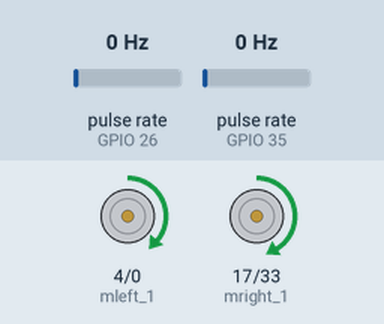
This sketch was run on a simulated ESP32. Parts: motor-driver pin pairs drawn as motors (green arrow = first pin HIGH = forward, orange = second pin HIGH = backward, longer = more drive). Wiring (inferred from the names in the program): 2 × pulse sensor: data GPIO 26 / data GPIO 35. The test bench sets the inputs (shaded band); at power-on: pulse rate (sensors on GPIO 35, GPIO 26) 0 Hz.

Above: at 1.25 s.
1.3 s: pulse rate (sensor on GPIO 35) set to 150 Hz
At 2.95 s:
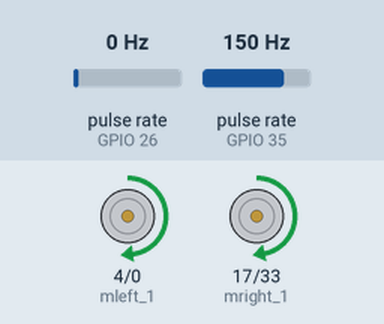
4.3 s: pulse rate (sensor on GPIO 26) set to 196 Hz
At 10.0 s:
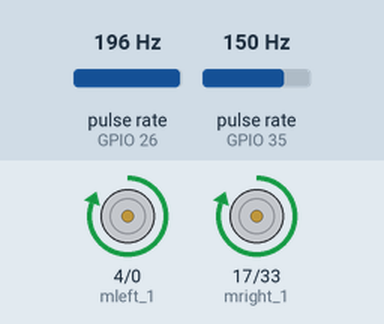
Timing chart, 0 to 11.5 s (numbered marks = the images above; inputs shaded):
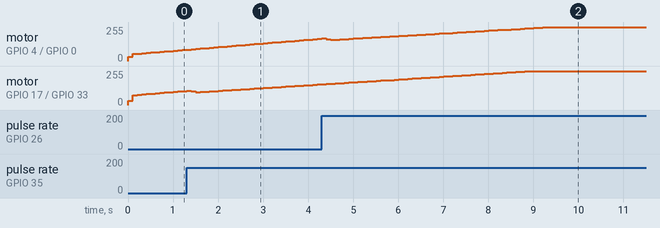

The sketch:

forward_only.ino
```cpp
#include <AutoPID.h>

// Encoder pins for left and right motors
#define ENC_PIN_LEFT 26
#define ENC_PIN_RIGHT 35

// Motor control pins for left motor
#define mleft_1 4
#define mleft_2 0

// Motor control pins for right motor
#define mright_1 17
#define mright_2 33

// PWM parameters
#define PWM_FREQ 1000     // PWM frequency
#define PWM_PRECISION 12   // PWM resolution in bits
#define PWM_MAX 4095       // Maximum PWM value
#define CHN_LEFT1 0        // PWM channel for left motor
#define CHN_RIGHT1 1       // PWM channel for right motor
#define CHN_LEFT2 3
#define CHN_RIGHT2 4
#define OUTPUT_MIN 0
#define OUTPUT_MAX 4095
#define KP 1.196
#define KI 0.6305
#define KD 0.4436
#define KPr 1.688
#define KIr 0.6222
#define KDr 0.2539

// Variables for encoder counts and speed
volatile long pulseCountLeft = 0;
volatile long pulseCountRight = 0;
double currentSpeedLeft = 0;
double currentSpeedRight = 0;
const unsigned long sampleTime = 100; // PID loop interval in milliseconds
unsigned long lastTime = 0;
bool loopActive = false;

// Target speed for both motors (pulses per second)
double targetSpeed = 700;
//double targetSpeedR = 1.05 * targetSpeedL;
double outputValL, outputValR;
AutoPID myPIDL(&currentSpeedLeft, &targetSpeed, &outputValL, OUTPUT_MIN, OUTPUT_MAX, KP, KI, KD);
AutoPID myPIDR(&currentSpeedRight, &targetSpeed, &outputValR, OUTPUT_MIN, OUTPUT_MAX, KPr, KIr, KDr);

void setup() {
  // Configure encoder pins
  pinMode(ENC_PIN_LEFT, INPUT_PULLUP);
  pinMode(ENC_PIN_RIGHT, INPUT_PULLUP);
  attachInterrupt(digitalPinToInterrupt(ENC_PIN_LEFT), countPulsesLeft, RISING);
  attachInterrupt(digitalPinToInterrupt(ENC_PIN_RIGHT), countPulsesRight, RISING);

  // Configure motor control pins
  pinMode(mleft_1, OUTPUT);
  pinMode(mright_1, OUTPUT);
  pinMode(mleft_2, OUTPUT);
  pinMode(mright_2, OUTPUT);

  // Set motor direction to forward (HIGH)
  // digitalWrite(MOTOR_DIR_LEFT, 10);
  // digitalWrite(MOTOR_DIR_RIGHT, 10);

  // Attach PWM channels to pins
  ledcAttachChannel(mleft_1, PWM_FREQ, PWM_PRECISION, CHN_LEFT1);
  ledcAttachChannel(mright_1, PWM_FREQ, PWM_PRECISION, CHN_RIGHT1);
  ledcAttachChannel(mleft_2, PWM_FREQ, PWM_PRECISION, CHN_LEFT2);
  ledcAttachChannel(mright_2, PWM_FREQ, PWM_PRECISION, CHN_RIGHT2);

  myPIDL.setTimeStep(100);
  myPIDR.setTimeStep(100);
  // Start serial for debugging
  Serial.begin(9600);
}

void loop() {
  // put your main code here, to run repeatedly:
    getEncSpeed();
    myPIDL.run();
    myPIDR.run();
    setMotorSpeed(mleft_1, mleft_2, outputValL);
    setMotorSpeed(mright_1, mright_2, outputValR);

    // Serial.print("Left Speed: ");
    // Serial.print(" | Right Speed: ");
    // Serial.print(" | Left PWM Output: ");
    // Serial.print(outputValL);
    // Serial.print(" | Right PWM Output: ");
    // Serial.println(outputValR);

}

// Interrupt Service Routine (ISR) for counting left encoder pulses
void countPulsesLeft() {
  pulseCountLeft++;
}

// Interrupt Service Routine (ISR) for counting right encoder pulses
void countPulsesRight() {
  pulseCountRight++;
}

void getEncSpeed(){
    unsigned long currentTime = millis();
    unsigned long elapsedTime = currentTime - lastTime;

    if (elapsedTime >= sampleTime) {
    lastTime = currentTime;
    double elapsedTimeSec = elapsedTime / 1000.0;  // Convert milliseconds to seconds

    // Calculate current speed for left motor
    noInterrupts();
    long pulsesLeft = pulseCountLeft;
    pulseCountLeft = 0;
    long pulsesRight = pulseCountRight;

    pulseCountRight = 0;
    interrupts();
    currentSpeedLeft = (double)pulsesLeft / (sampleTime / 1000.0);
    currentSpeedRight = (double)pulsesRight / (sampleTime / 1000.0);
    }
}

void setMotorSpeed(int pin1, int pin2, double speed) {
  // Ensure speed is within valid range
   speed = constrain(speed, 500, PWM_MAX);
   // Convert double to uint32_t
   uint32_t dutyCycle = static_cast<uint32_t>(speed);

  ledcWrite(pin1, dutyCycle); // Set PWM
  digitalWrite(pin2, LOW);
}
```
